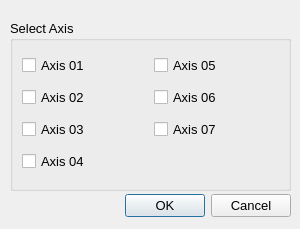
<?xml version="1.0" encoding="UTF-8"?>
<ui version="4.0">
 <class>Dialog</class>
 <widget class="QDialog" name="Dialog">
  <property name="geometry">
   <rect>
    <x>0</x>
    <y>0</y>
    <width>300</width>
    <height>229</height>
   </rect>
  </property>
  <property name="sizePolicy">
   <sizepolicy hsizetype="Preferred" vsizetype="Preferred">
    <horstretch>0</horstretch>
    <verstretch>0</verstretch>
   </sizepolicy>
  </property>
  <property name="font">
   <font>
    <pointsize>10</pointsize>
   </font>
  </property>
  <property name="windowTitle">
   <string>CSV Export</string>
  </property>
  <property name="sizeGripEnabled">
   <bool>false</bool>
  </property>
  <widget class="QDialogButtonBox" name="buttonBox">
   <property name="geometry">
    <rect>
     <x>10</x>
     <y>190</y>
     <width>281</width>
     <height>32</height>
    </rect>
   </property>
   <property name="orientation">
    <enum>Qt::Horizontal</enum>
   </property>
   <property name="standardButtons">
    <set>QDialogButtonBox::Cancel|QDialogButtonBox::Ok</set>
   </property>
  </widget>
  <widget class="QGroupBox" name="groupBox">
   <property name="geometry">
    <rect>
     <x>10</x>
     <y>20</y>
     <width>281</width>
     <height>171</height>
    </rect>
   </property>
   <property name="title">
    <string>Select Axis</string>
   </property>
   <layout class="QHBoxLayout" name="horizontalLayout">
    <item>
     <layout class="QGridLayout" name="gridLayout">
      <property name="sizeConstraint">
       <enum>QLayout::SetDefaultConstraint</enum>
      </property>
      <property name="leftMargin">
       <number>0</number>
      </property>
      <item row="2" column="1">
       <widget class="QCheckBox" name="checkBox_6">
        <property name="text">
         <string>Axis 07</string>
        </property>
       </widget>
      </item>
      <item row="3" column="1">
       <layout class="QHBoxLayout" name="horizontalLayout_2">
        <property name="leftMargin">
         <number>20</number>
        </property>
       </layout>
      </item>
      <item row="0" column="0">
       <widget class="QCheckBox" name="checkBox">
        <property name="layoutDirection">
         <enum>Qt::LeftToRight</enum>
        </property>
        <property name="text">
         <string>Axis 01</string>
        </property>
       </widget>
      </item>
      <item row="0" column="1">
       <widget class="QCheckBox" name="checkBox_4">
        <property name="text">
         <string>Axis 05</string>
        </property>
       </widget>
      </item>
      <item row="2" column="0">
       <widget class="QCheckBox" name="checkBox_3">
        <property name="text">
         <string>Axis 03</string>
        </property>
       </widget>
      </item>
      <item row="1" column="0">
       <widget class="QCheckBox" name="checkBox_2">
        <property name="text">
         <string>Axis 02</string>
        </property>
       </widget>
      </item>
      <item row="1" column="1">
       <widget class="QCheckBox" name="checkBox_5">
        <property name="text">
         <string>Axis 06</string>
        </property>
       </widget>
      </item>
      <item row="3" column="0">
       <widget class="QCheckBox" name="checkBox_7">
        <property name="text">
         <string>Axis 04</string>
        </property>
       </widget>
      </item>
     </layout>
    </item>
   </layout>
  </widget>
 </widget>
 <resources/>
 <connections>
  <connection>
   <sender>buttonBox</sender>
   <signal>accepted()</signal>
   <receiver>Dialog</receiver>
   <slot>accept()</slot>
   <hints>
    <hint type="sourcelabel">
     <x>248</x>
     <y>254</y>
    </hint>
    <hint type="destinationlabel">
     <x>157</x>
     <y>274</y>
    </hint>
   </hints>
  </connection>
  <connection>
   <sender>buttonBox</sender>
   <signal>rejected()</signal>
   <receiver>Dialog</receiver>
   <slot>reject()</slot>
   <hints>
    <hint type="sourcelabel">
     <x>316</x>
     <y>260</y>
    </hint>
    <hint type="destinationlabel">
     <x>286</x>
     <y>274</y>
    </hint>
   </hints>
  </connection>
 </connections>
</ui>
